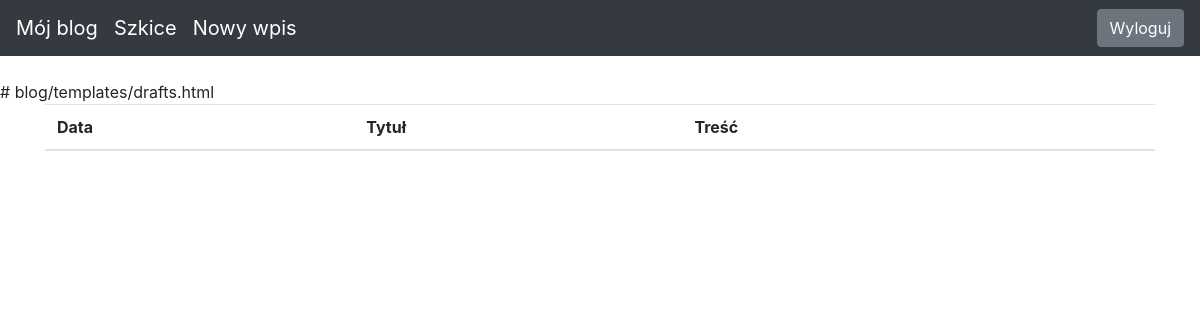
The page /drafts/ (signed in) on the database as committed earlier.
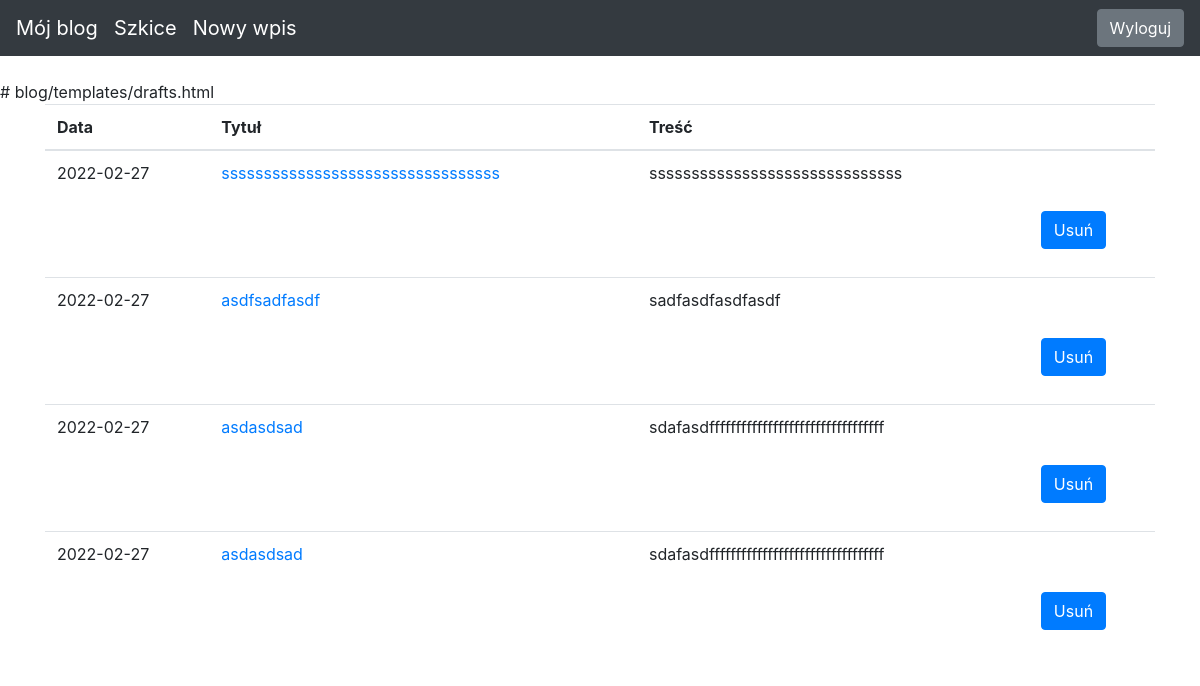
The same page on the database as committed later.
### blog/models.py (models this page shows)
class Entry(db.Model):
    id = db.Column(db.Integer, primary_key=True)
    title = db.Column(db.String(80), nullable=False)
    body = db.Column(db.Text, nullable=False)
    pub_date = db.Column(db.DateTime, nullable=False, default=datetime.datetime.utcnow)
    is_published = db.Column(db.Boolean, default=False)

### blog/routes.py (the view)
@app.route("/drafts/", methods=['GET', 'POST'])
@login_required
def list_drafts():
    drafts = Entry.query.filter_by(is_published=False).order_by(Entry.pub_date.desc())
    if request.method == 'POST':
        data = request.form
        entry_id = data.get('button_entry_id')
        delete_entry(entry_id)
        return redirect(url_for("index"))
    return render_template("drafts.html", drafts=drafts)

### blog/routes.py (called while the page is built)
def login_required(view_func):
   @functools.wraps(view_func)
   def check_permissions(*args, **kwargs):
       if session.get('logged_in'):
           return view_func(*args, **kwargs)
       return redirect(url_for('login', next=request.path))
   return check_permissions

### blog/templates/drafts.html (shortened to what this page needs)
{% extends "base.html" %}
{% block content %}
<table class="table">
   <thead>
     <tr>
       <th scope="col">Data</th>
       <th scope="col">Tytuł</th>
       <th scope="col">Treść</th>
       <th scope="col"></th>
     </tr>
   </thead>
   <tbody>
       {% for post in drafts %}
     <tr>
       <td>
           {{ post.pub_date.strftime('%Y-%m-%d') }}
       </td>
       <td>
           <a href="{{ url_for('edit_entry', entry_id=post.id) }}">
               {{ post.title }}
           </a>
       </td>
       <td>{{ post.body|truncate(100, true) }}</td>
        <td>
            <form method="POST">
            <div class="form-group">
                <button type="submit" class="btn btn-primary mt-5" name="button_entry_id" value="{{ post.id }}">Usuń</button>
              </div>
            </form>
        </td>
     </tr>
     {% endfor %}
   </tbody>
 </table>
{% endblock %}

### blog/templates/base.html (shortened to what this page needs)
<!doctype html>
<html lang="en">
<head>
 <link rel="stylesheet" href="https://stackpath.bootstrapcdn.com/bootstrap/4.5.0/css/bootstrap.min.css"
>
</head>
<body>
 <nav class="navbar navbar-expand-md navbar-dark bg-dark fixed-top">
   <a class="navbar-brand" href="/">Mój blog</a>
   <a class="navbar-brand" href="/drafts">Szkice</a>
   <a class="navbar-brand" href="/edit-entry">Nowy wpis</a>
    <div class="collapse navbar-collapse" id="navbarsExampleDefault">
     {% if session.logged_in %}
        <form class="form-inline my-2 my-lg-0" action="{{ url_for('logout') }}" method="POST">
         <button class="btn btn-secondary my-2 my-sm-0" type="submit">Wyloguj</button>
        </form>
     {% else %}
        <a href="{{ url_for('login') }}" class="btn btn-secondary my-2 my-lg-0">Zaloguj</a>
     {% endif %}
    </div>
 </nav>
 <main role="main" class="container">
   {% block content %}
   {% endblock %}
 </main>
</html>

### blog/templates/base.html (style rules this page uses)
body { padding-top: 5rem; }

Rows that differ between the two databases and show on the page:
added Entry: pub_date "2022-02-27", title "sssssssssssssssssssssssssssssssss", body "ssssssssssssssssssssssssssssss", {{ post.id }} 23 (drawn)
added Entry: pub_date "2022-02-27", title "asdfsadfasdf", body "sadfasdfasdfasdf", {{ post.id }} 22 (drawn)
added Entry: pub_date "2022-02-27", title "asdasdsad", body "sdafasdfffffffffffffffffffffffffffffffff", {{ post.id }} 20 (drawn)
added Entry: pub_date "2022-02-27", title "asdasdsad", body "sdafasdfffffffffffffffffffffffffffffffff", {{ post.id }} 16 (drawn)
